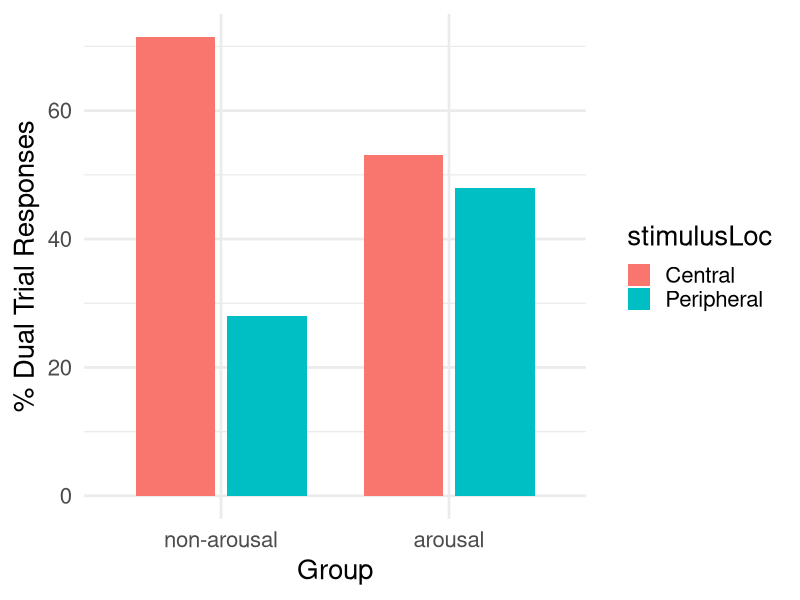
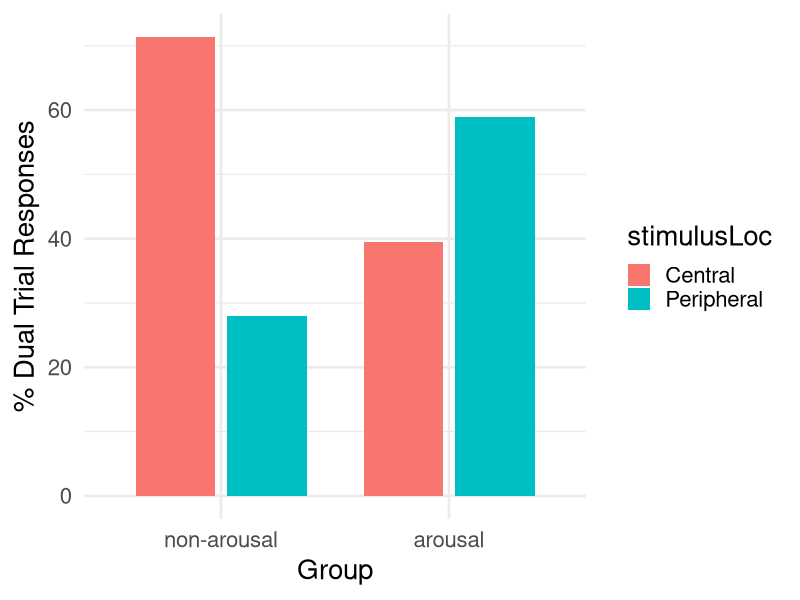
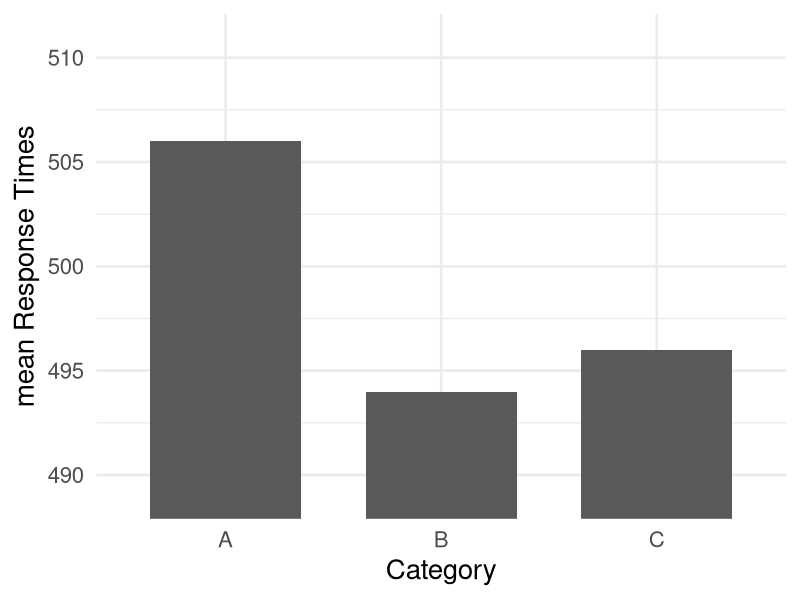
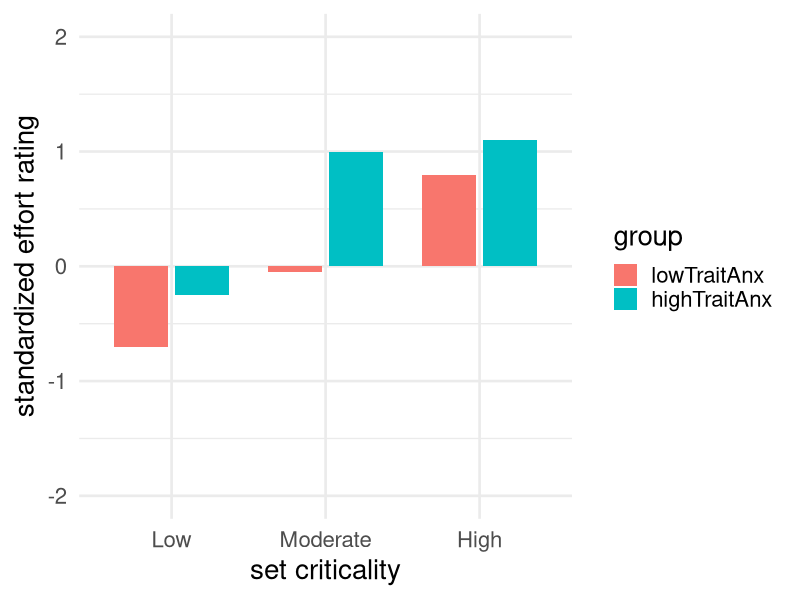
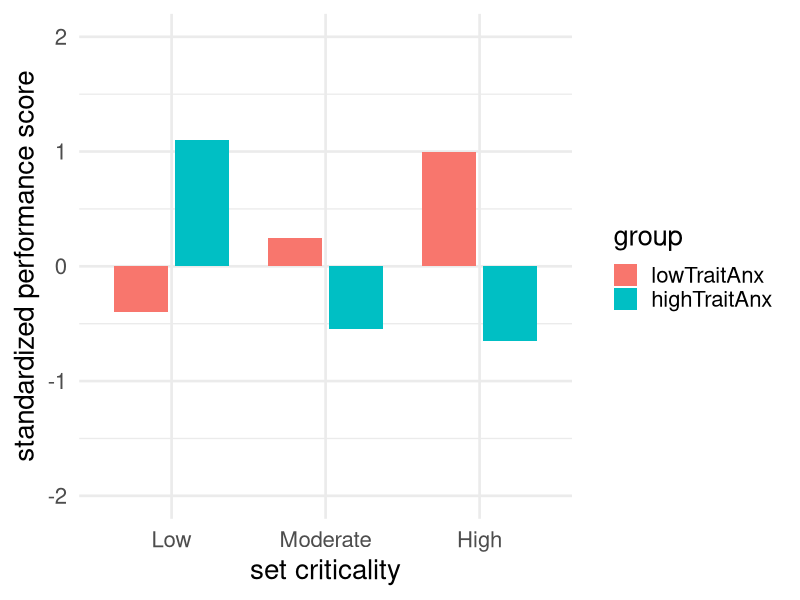

Source code (R) for these figures, in order:
## ---- chunk 1
library(ggplot2)

# Data
data <- data.frame(
    stimulusLoc = factor(c("Central", "Peripheral", "Central", "Peripheral")),
    group = factor(c("non-arousal","non-arousal","arousal","arousal"), levels = c("non-arousal","arousal")),
    accuracyPerc = c(71.5, 28, 53.1, 48)
)

# ggplot2 barplot
ggplot(data, aes(x = group, y = accuracyPerc, fill = stimulusLoc)) +
    geom_col(width = 0.7, position = position_dodge(width = 0.8)) + 
    labs(x = "Group", 
         y = "% Dual Trial Responses") +
    theme_minimal(base_size = 20)
## ---- chunk 2
library(ggplot2)

# Data
data <- data.frame(
    stimulusLoc = factor(c("Central", "Peripheral", "Central", "Peripheral")),
    group = factor(c("non-arousal","non-arousal","arousal","arousal"), levels = c("non-arousal","arousal")),
    accuracyPerc = c(71.4, 28, 39.5, 59)
)

# ggplot2 barplot
ggplot(data, aes(x = group, y = accuracyPerc, fill = stimulusLoc)) +
    geom_col(width = 0.7, position = position_dodge(width = 0.8)) + 
    labs(x = "Group", 
         y = "% Dual Trial Responses") +
    theme_minimal(base_size = 20)
## ---- chunk 3
library(ggplot2)

# Data
data <- data.frame(
    category = factor(c("A", "B", "C")),
    RTmean = c(506, 494, 496),
    RTse = c(74, 65, 67))

# ggplot2 barplot
ggplot(data, aes(x = category, y = RTmean)) +
    geom_col(width = 0.7, position = position_dodge(width = 0.8)) + 
    labs(x = "Category", 
         y = "mean Response Times") +
    coord_cartesian(ylim = c(489, 511)) +
    theme_minimal(base_size = 20)
## ---- chunk 4
library(ggplot2)

# Data
data <- data.frame(
    setCriticality = factor(c("Low", "Low", "Moderate", "Moderate", "High", "High"), levels = c("Low", "Moderate", "High")),
    group = factor(c("lowTraitAnx","highTraitAnx","lowTraitAnx","highTraitAnx","lowTraitAnx","highTraitAnx"), levels = c("lowTraitAnx","highTraitAnx")),
    effort = c(-0.7, -0.25, -0.05, 1, 0.8, 1.1))

# ggplot2 barplot
ggplot(data, aes(x = setCriticality, y = effort, fill = group)) +
    geom_col(width = 0.7, position = position_dodge(width = 0.8)) + 
    labs(x = "set criticality", 
         y = "standardized effort rating") +
    coord_cartesian(ylim = c(-2, 2)) +
    theme_minimal(base_size = 20)
## ---- chunk 5
library(ggplot2)

# Data
data <- data.frame(
    setCriticality = factor(c("Low", "Low", "Moderate", "Moderate", "High", "High"), levels = c("Low", "Moderate", "High")),
    group = factor(c("lowTraitAnx","highTraitAnx","lowTraitAnx","highTraitAnx","lowTraitAnx","highTraitAnx"), levels = c("lowTraitAnx","highTraitAnx")),
    performance = c(-0.4, 1.1, 0.25, -0.55, 1, -0.65))

# ggplot2 barplot
ggplot(data, aes(x = setCriticality, y = performance, fill = group)) +
    geom_col(width = 0.7, position = position_dodge(width = 0.8)) + 
    labs(x = "set criticality", 
         y = "standardized performance score") +
    coord_cartesian(ylim = c(-2, 2)) +
    theme_minimal(base_size = 20)
